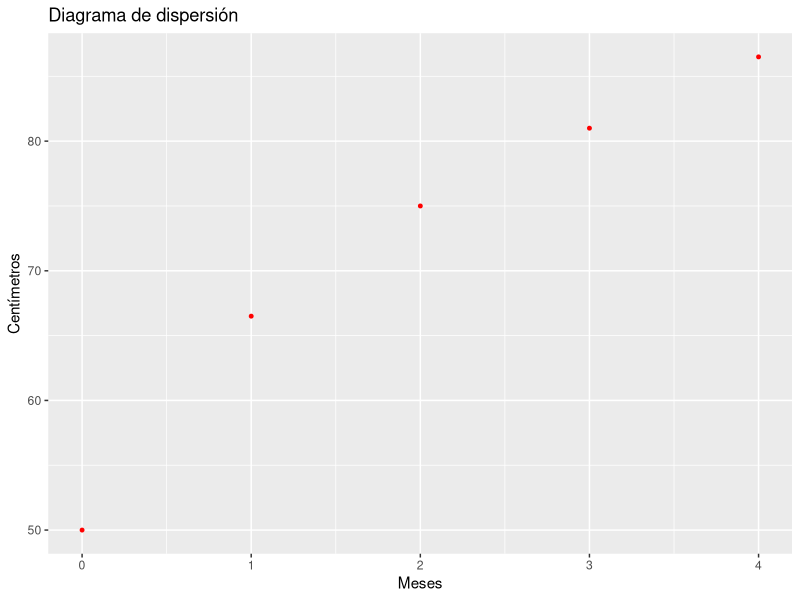
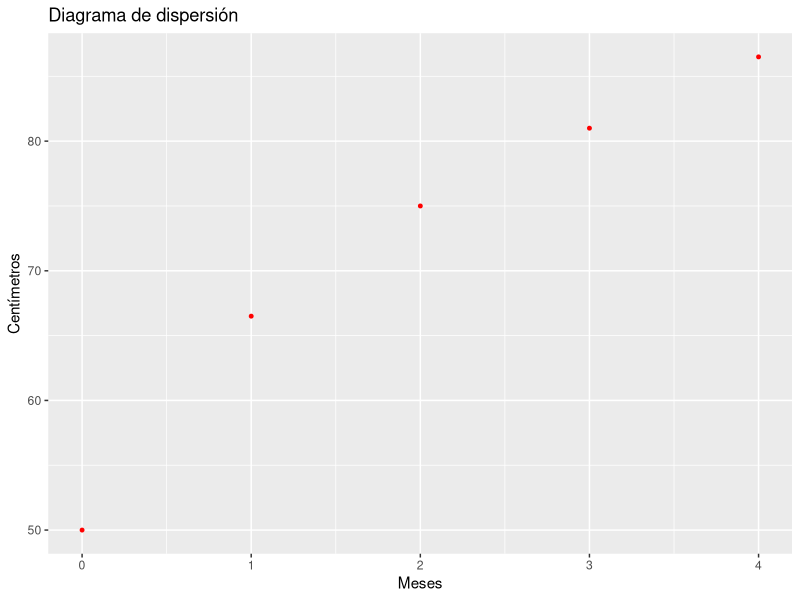
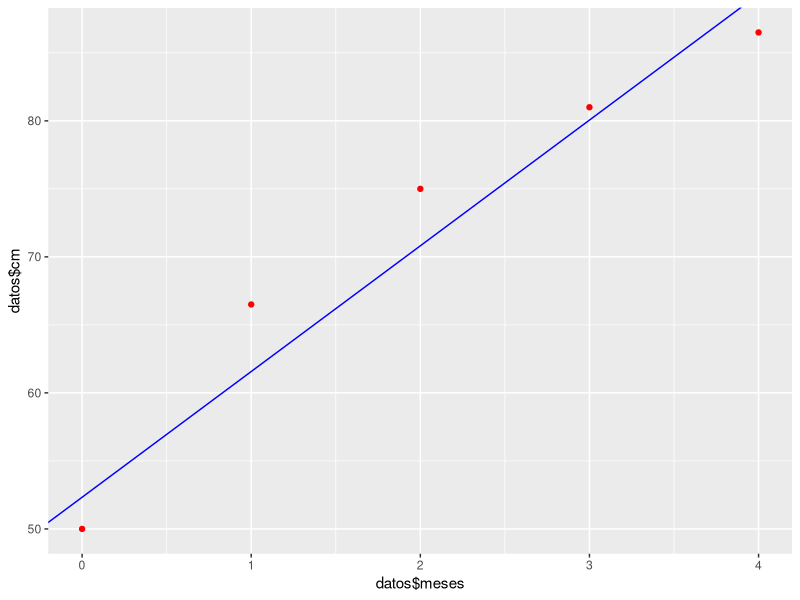

Generate these figures, in order, with R:
rm(list=ls())


#1. Creamos la tabla de datos
datos = data.frame(meses = c(0:4), cm = c(50,66.5,75,81,86.5))


#2. Visualizar datos 
library(ggplot2)
ggplot(datos) + 
  geom_point(aes(x = meses, y = cm),
             colour = "red", size = 1) +
  ggtitle("Diagrama de dispersión") +
  xlab("Meses") +
  ylab("Centímetros")

ggplot() + 
  geom_point(aes(x = datos$meses, y = datos$cm),
             colour = "red", size = 1) +
  ggtitle("Diagrama de dispersión") +
  xlab("Meses") +
  ylab("Centímetros")
  

#3. Division de datos en train/test 
library(caTools)
split = sample.split(datos$cm, SplitRatio = 0.8)
train = subset(datos,  split == TRUE)
test = subset(datos,  split == FALSE)
#test = data.frame(meses = c(3), cm = c(81))

#4. Ajustar el modelo con el conjunto de entreamiento
reg_lin = lm(formula = cm ~ meses, data = train)


#5. Resumen estadistico (summary) para obtener info sobre el modelo
resumen=summary(reg_lin)
summary(reg_lin)$r.square


#6. Predecir resultados con el conjunto de test 
y_pred = predict(reg_lin, newdata = test)


#7. Comparacion de los datos reales y las predicciones:
resultados = cbind(test[2],y_pred)
resultados
abs = data.frame(abs(resultados[1]-resultados[2]))
abs
pro = 100*abs/test[2]
resultados = cbind(resultados,abs,pro)
colnames(resultados) <- c('cm','Predicción','Error (abs)','Error (prctj)')



#8. Visualizacion de los resultados 
coeficientes = summary(reg_lin)[["coefficients"]][,1]

library(ggplot2)
ggplot() + 
  geom_point(aes(x = datos$meses, y = datos$cm), 
             colour = "red")+ 
  geom_abline(slope = coeficientes[2], intercept = coeficientes[1],
              col='blue')
